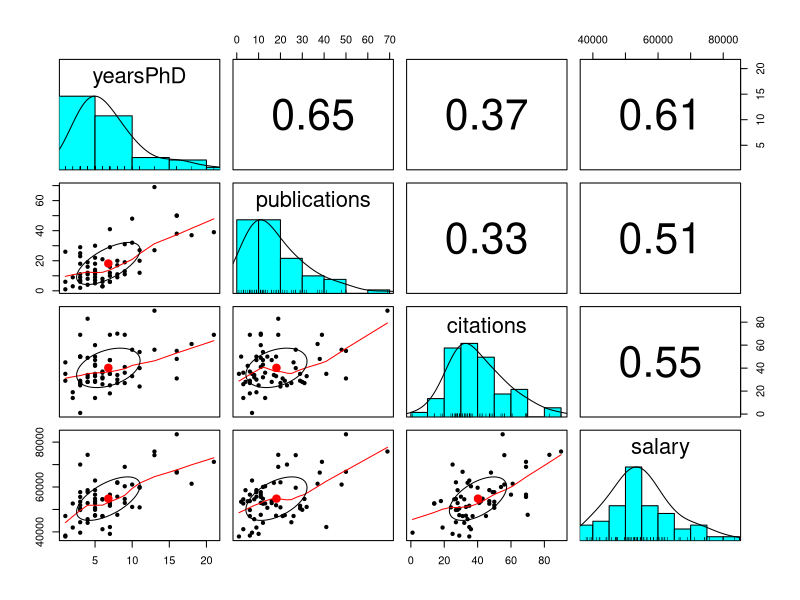
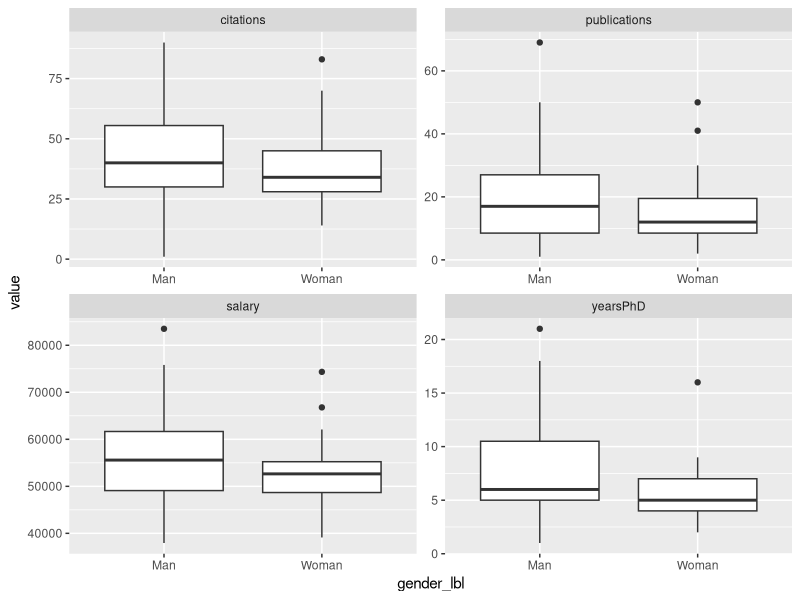
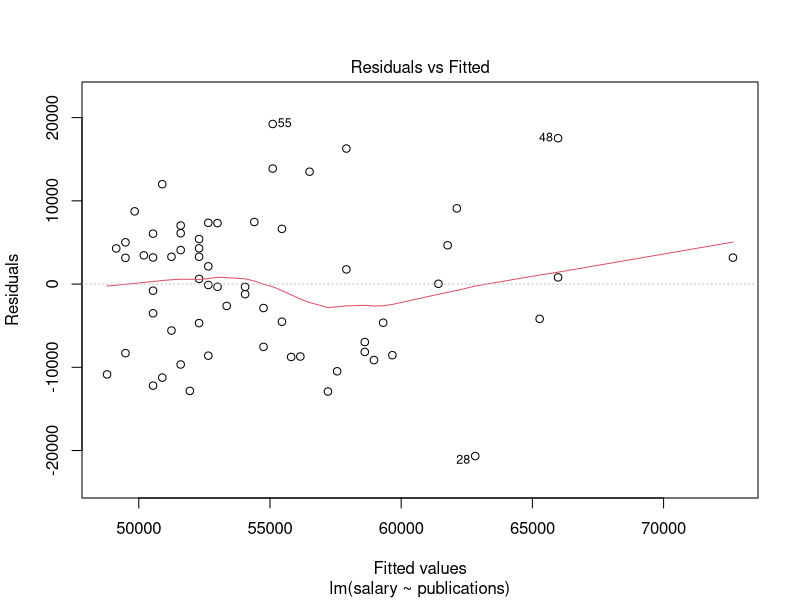
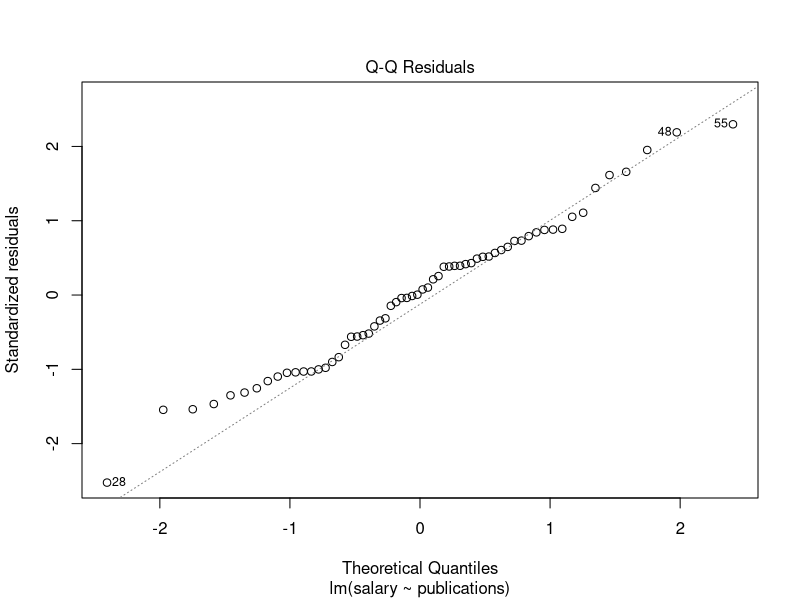
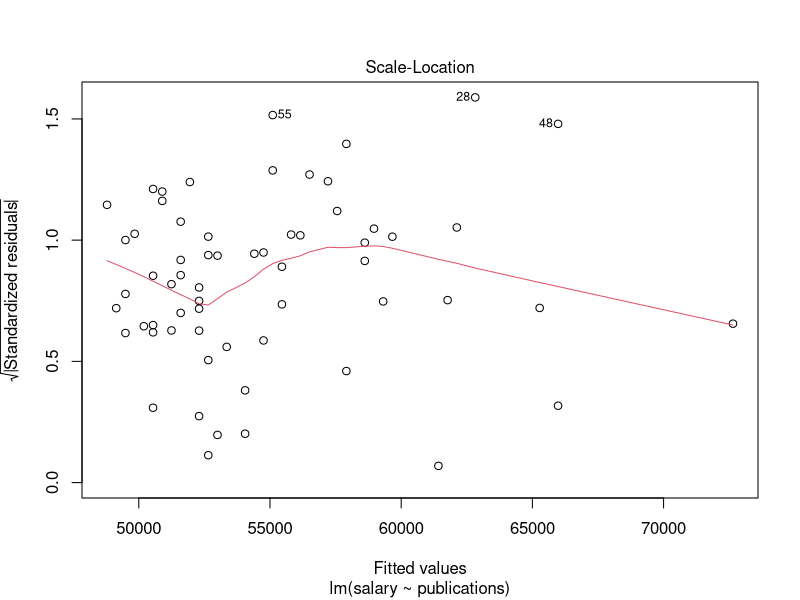
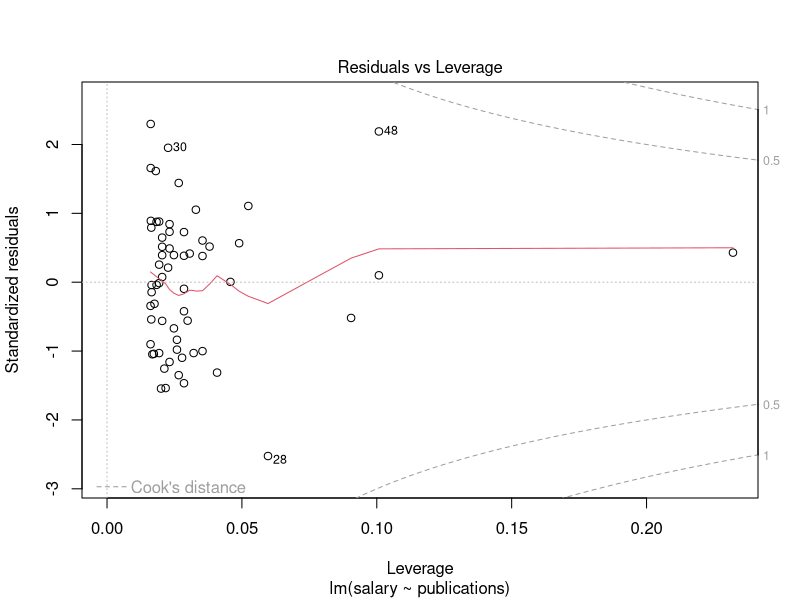
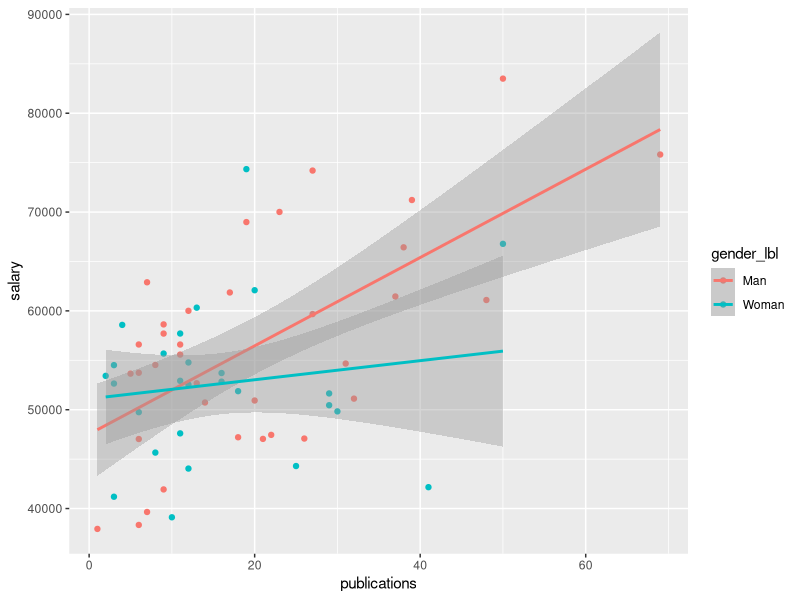
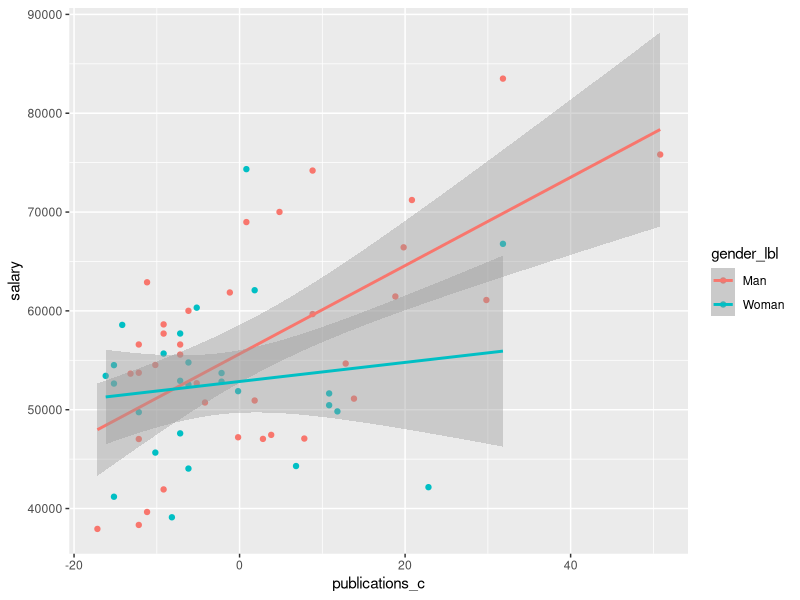

The R script that drew these images, in order:
## ---- chunk 1

# install.packages("tidyverse")
# install.packages("psych")

library(tidyverse)
library(psych)

## ---- chunk 2

publications <- read_table(file = "data/C04e01dt1.txt", col_names = FALSE)

## ---- chunk 3

colnames(publications) <- c("id1", "id2", "yearsPhD", "publications", "man", "citations", "salary")

## ---- chunk 4

publications$id1 <- factor(publications$id1)
publications$id2 <- factor(publications$id2)

## ---- chunk 5

publications$man <- with(data = publications, recode(man, "0" = -0.5, "1" = 0.5))

## ---- chunk 6

publications$gender_lbl <- with(data = publications, recode(man, "-0.5" = "Woman", "0.5" = "Man"))

## ---- chunk 7

publications %>% 
  select(yearsPhD, publications, citations, salary) %>% 
  pairs.panels()

## ---- chunk 8

publications %>% 
  gather(key = variable, value = value, yearsPhD, publications, citations, salary) %>% 
  ggplot(mapping = aes(x = gender_lbl, y = value)) +
  geom_boxplot() +
  facet_wrap(facets = ~ variable, scales = "free")

## ---- chunk 9

t.test(salary ~ gender_lbl, data = publications)

## ---- chunk 10

lm.fit1 <- lm(salary ~ publications, data = publications)

## ---- chunk 11

plot(lm.fit1)

## ---- chunk 12

summary(lm.fit1)

## ---- chunk 13

publications %>% 
  ggplot(mapping = aes(x = publications, y = salary, color = gender_lbl)) +
  geom_point() +
  geom_smooth(method = "lm")

## ---- chunk 14

publications$publications_c <- with(data = publications, publications - mean(publications))

## ---- chunk 15

publications %>% 
  ggplot(mapping = aes(x = publications_c, y = salary, color = gender_lbl)) +
  geom_point() +
  geom_smooth(method = "lm")

## ---- chunk 16

lm.fit2 <- lm(salary ~ publications_c * man, data = publications)

## ---- chunk 17

plot(lm.fit2)

## ---- chunk 18

publications$cooks.d2 <- cooks.distance(lm.fit2)

## ---- chunk 19

publications %>% 
  ggplot(mapping = aes(x = id1, y = cooks.d2)) +
  geom_point() +
  coord_flip()

## ---- chunk 20

summary(lm.fit2)

